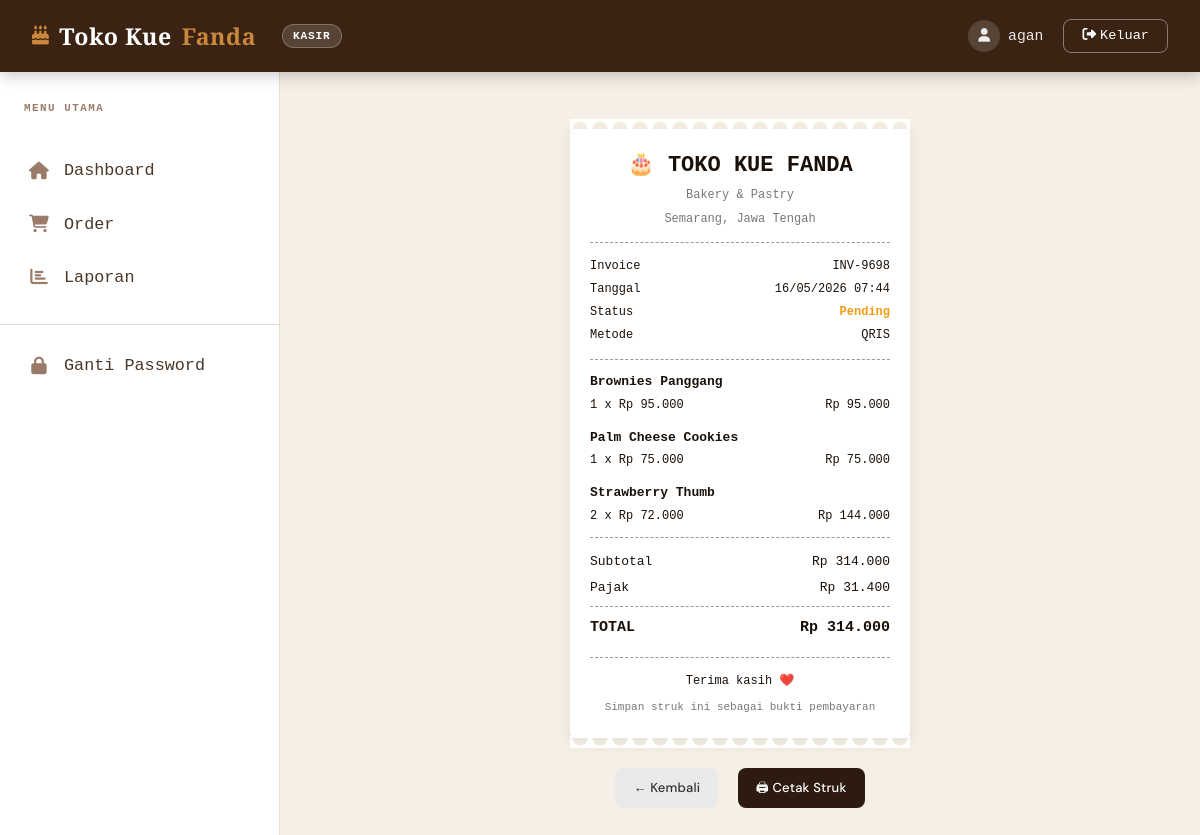
Screenshot of /kasir/order_invoice.php?invoice=INV-9698 (signed in) with the database file from the repository.
### tables this page shows
CREATE TABLE `orders` (
  `orders_id` int(11) NOT NULL,
  `invoice` varchar(50) NOT NULL,
  `user_id` int(11) NOT NULL,
  `total` int(11) NOT NULL,
  `pajak` int(11) NOT NULL,
  `metode_pembayaran` varchar(50) NOT NULL,
  `status` enum('pending','dibayar','selesai','batal') NOT NULL DEFAULT 'pending',
  `created_at` timestamp NOT NULL DEFAULT current_timestamp()
);

CREATE TABLE `order_items` (
  `order_items_id` int(11) NOT NULL,
  `orders_id` int(11) NOT NULL,
  `produk_id` int(11) NOT NULL,
  `qty` int(11) NOT NULL,
  `harga` int(11) NOT NULL,
  `subtotal` int(11) NOT NULL
);

CREATE TABLE `produk` (
  `produk_id` int(11) NOT NULL,
  `nama_produk` varchar(150) NOT NULL,
  `kategori_id` int(11) NOT NULL,
  `harga` int(11) NOT NULL,
  `stok` int(11) NOT NULL,
  `deskripsi` text NOT NULL,
  `gambar` varchar(255) NOT NULL,
  `created_at` timestamp NOT NULL DEFAULT current_timestamp() ON UPDATE current_timestamp()
);

### kasir/order_invoice.php (the view, shortened to what this page needs)
<?php
include 'header.php';
include '../koneksi.php';
$invoice = $_GET['invoice'] ?? '';
$order = mysqli_fetch_assoc(mysqli_query($koneksi, "
    SELECT * FROM orders
    WHERE invoice = '" . mysqli_real_escape_string($koneksi, $invoice) . "'
"));
$detail = mysqli_query($koneksi, "
    SELECT
        oi.*,
        p.nama_produk
    FROM order_items oi
    JOIN produk p ON oi.produk_id = p.produk_id
    WHERE oi.orders_id = '{$order['orders_id']}'
");
function rupiah($n) {
    return 'Rp ' . number_format($n, 0, ',', '.');
}
$status = strtolower($order['status']);
$statusMap = [
    'pending'    => ['label' => 'Pending',    'color' => '#f39c12'],
    'diproses'   => ['label' => 'Diproses',   'color' => '#3498db'],
    'selesai'    => ['label' => 'Selesai',    'color' => '#27ae60'],
    'dibayar'    => ['label' => 'Dibayar',    'color' => '#27ae60'],
    'dibatalkan' => ['label' => 'Dibatalkan', 'color' => '#e74c3c'],
];
$statusInfo = $statusMap[$status] ?? [
    'label' => ucfirst($status),
    'color' => '#888'
];
?>
<!DOCTYPE html>
<html lang="id">
<head>
</head>
<body>
<div class="invoice-container">
<div class="struk">
    <div class="header">
        <div class="logo">
            🎂 TOKO KUE FANDA
        </div>
        <div class="tagline">
            Bakery & Pastry
        </div>
        <div class="alamat">
            Semarang, Jawa Tengah
        </div>
    </div>
    <div class="info">
        <div class="info-row">
            <span>Invoice</span>
            <span><?= htmlspecialchars($order['invoice']) ?></span>
        </div>
        <div class="info-row">
            <span>Tanggal</span>
            <span><?= date('d/m/Y H:i', strtotime($order['created_at'])) ?></span>
        </div>
        <div class="info-row">
            <span>Status</span>
            <span class="status"><?= $statusInfo['label'] ?></span>
        </div>
        <div class="info-row">
            <span>Metode</span>
            <span><?= htmlspecialchars($order['metode_pembayaran']) ?></span>
        </div>
    </div>
    <div class="items">
        <?php
        $subtotal = 0;
        while($d = mysqli_fetch_assoc($detail)) :
            $sub = $d['harga'] * $d['qty'];
            $subtotal += $sub;
        ?>
        <div class="item">
            <div class="item-name">
                <?= htmlspecialchars($d['nama_produk']) ?>
            </div>
            <div class="item-detail">
                <span>
                    <?= $d['qty'] ?> x <?= rupiah($d['harga']) ?>
                </span>
                <span>
                    <?= rupiah($sub) ?>
                </span>
            </div>
        </div>
        <?php endwhile; ?>
    </div>
    <div class="total-box">
        <div class="total-row">
            <span>Subtotal</span>
            <span><?= rupiah($subtotal) ?></span>
        </div>
        <div class="total-row">
            <span>Pajak</span>
            <span><?= rupiah($order['pajak']) ?></span>
        </div>
        <div class="total-row grand-total">
            <span>TOTAL</span>
            <span><?= rupiah($order['total']) ?></span>
        </div>
    </div>
    <div class="footer">
        <p>
            Terima kasih ❤️
        </p>
        <small>
            Simpan struk ini sebagai bukti pembayaran
        </small>
    </div>
</div>
</div>
<div class="action">
    <a href="index.php" class="btn btn-back">
        ← Kembali
    </a>
    <button onclick="window.print()" class="btn btn-print">
        🖨 Cetak Struk
    </button>
</div>
</body>
</html>
<?php include 'footer.php'; ?>

### kasir/style.css (style rules this page uses)
:root { --brown-dark: #3B2314; --brown-mid: #5C3D2E; --brown-light: #8B5E3C; --cream-bg: #F5EFE6; --cream-card: #FDF9F4; --cream-border: #E8DDD0; --accent-gold: #C9883C; --accent-rose: #C97B8C; --text-dark: #1A1008; --text-mid: #4A3728; --text-muted: #9A7B6A; --sidebar-w: 280px; --topbar-h: 72px; --radius: 14px; --radius-sm: 8px; --shadow: 0 4px 24px rgba(59,35,20,.10); --shadow-card: 0 2px 12px rgba(59,35,20,.08); --transition: all .25s cubic-bezier(.4,0,.2,1); }
*, *::before, *::after { box-sizing: border-box; margin: 0; padding: 0; }
html { scroll-behavior: smooth; }
body { font-family: 'DM Sans', sans-serif; background: var(--cream-bg); color: var(--text-dark); min-height: 100vh; overflow-x: hidden; }
.btn { font-family: 'DM Sans', sans-serif !important; font-weight: 500 !important; border-radius: var(--radius-sm) !important; transition: var(--transition) !important; letter-spacing: .2px; }
body { background: var(--cream-bg) !important; }

### rows the page displays
orders: invoice "INV-9698", created_at "16/05/2026 07:44", status "Pending", metode_pembayaran "QRIS", pajak "Rp 31.400", total "Rp 314.000"
order_items: produk.nama_produk "Brownies Panggang", qty "1", harga "Rp 95.000", rupiah($sub) "Rp 95.000"
order_items: produk.nama_produk "Palm Cheese Cookies", qty "1", harga "Rp 75.000", rupiah($sub) "Rp 75.000"
order_items: produk.nama_produk "Strawberry Thumb", qty "2", harga "Rp 72.000", rupiah($sub) "Rp 144.000"

### other values shown
$_SESSION['username'] "agan"
rupiah($subtotal) "Rp 314.000"
